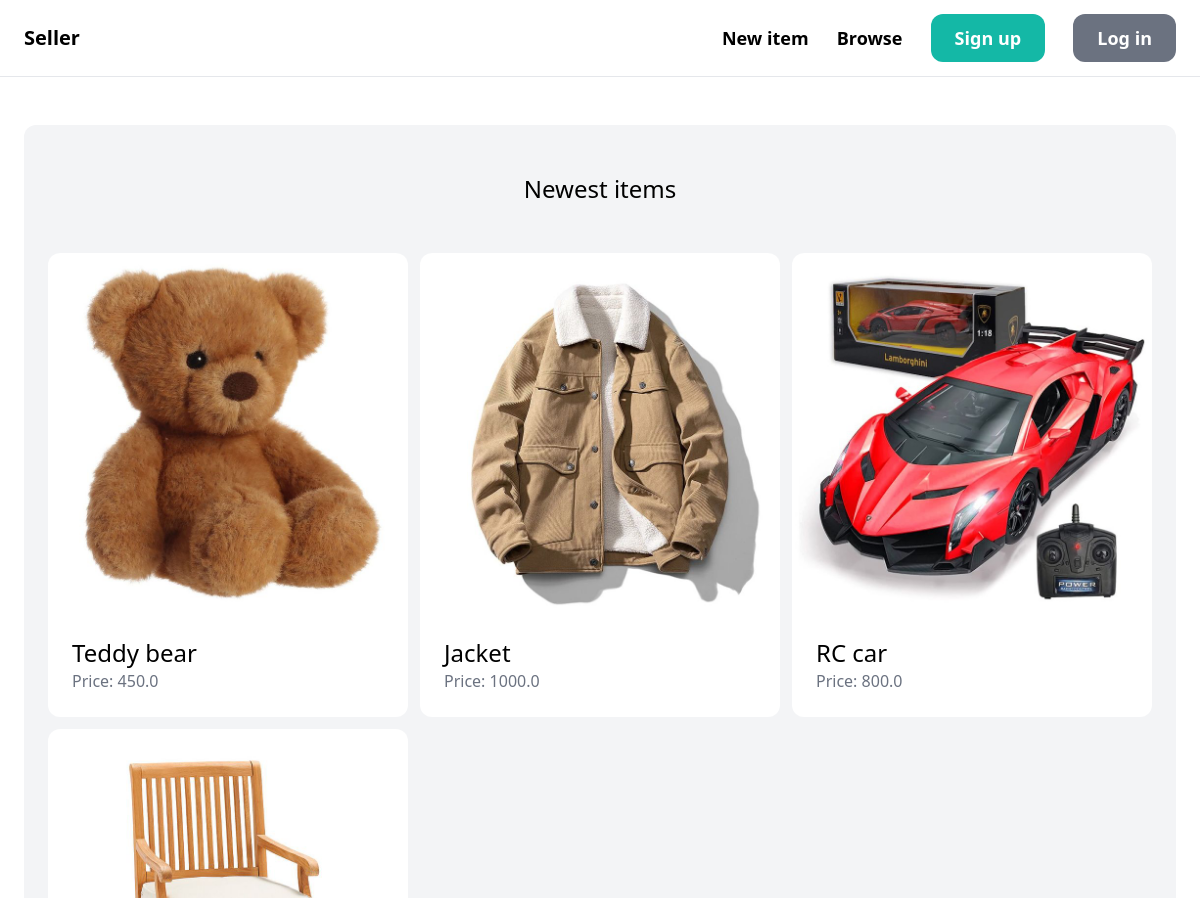
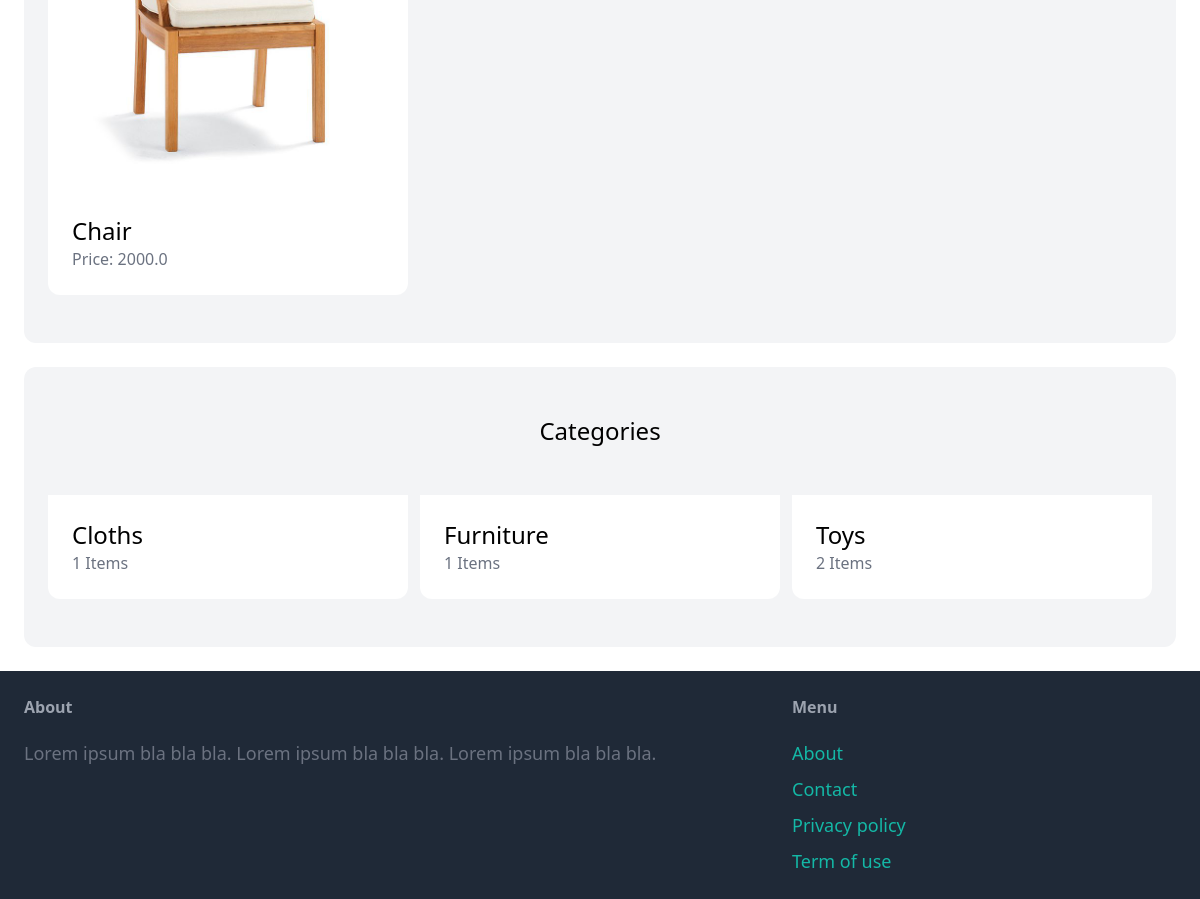
The page / on the database its author committed (2 pictures, top to bottom).
### item/models.py (models this page shows, shortened)
class Item(models.Model):
    category = models.ForeignKey(Category, related_name='items', on_delete=models.CASCADE)
    name = models.CharField(max_length=255)
    description = models.TextField(blank=True, null=True)
    price = models.FloatField()
    image = models.ImageField(upload_to='item_images')
    is_sold = models.BooleanField(default=False)
    created_by = models.ForeignKey(User, related_name='items', on_delete=models.CASCADE)
    created_at = models.DateTimeField(auto_now_add=True)

class Category(models.Model):
    name = models.CharField(max_length=255)
    class Meta:
        ordering = ('name',)
        verbose_name_plural = 'Categories'

### core/views.py (the view)
# urls.py: path('', views.index, name='index'),
def index(request):
    items = Item.objects.filter(is_sold=False)[0:6]
    categories = Category.objects.all()
    return render(request, 'core/index.html',{
        'categories': categories,
        'items': items,
    })

### core/templates/core/index.html (shortened to what this page needs)
{% extends 'core/base.html' %}
{% block content %}
<div class="mt-6 px-6 py-12 bg-gray-100 rounded-xl">
    <h2 class="mb-12 text-2xl text-center">Newest items</h2>
    <div class="grid grid-cols-3 gap-3">
        {% for item in items %}
        <div>
            <a href="{% url 'item:detail' item.id %}">
                <div>
                    <img src="{{ item.image.url }}" class="rounded-t-xl">
                </div>
                <div class="p-6 bg-white rounded-b-xl">
                    <h2 class="text-2xl">{{ item.name }}</h2>
                    <p class="text-gray-500">Price: {{ item.price }}</p>
                </div>
            </a>
        </div>
        {% endfor %}
    </div>
</div>
<div class="mt-6 px-6 py-12 bg-gray-100 rounded-xl">
    <h2 class="mb-12 text-2xl text-center">Categories</h2>
    <div class="grid grid-cols-3 gap-3">
        {% for category in categories %}
        <div>
            <a href="#">
                <div class="p-6 bg-white rounded-b-xl">
                    <h2 class="text-2xl">{{ category.name }}</h2>
                    <p class="text-gray-500">{{ category.items.count }} Items</p>
                </div>
            </a>
        </div>
        {% endfor %}
    </div>
</div>
{% endblock  %}

### core/templates/core/base.html (shortened to what this page needs)
<!doctype html>
<html>
<head>
    <script src="https://cdn.tailwindcss.com"></script>
</head>
<body>
    <nav class="py-6 px-6 flex justify-between items-center border-b border-grey-200">
        <a href="/" class="text-xl font-semibold">Seller</a>
        <div class="space-x-6">
            <a href="{% url 'item:new' %}" class="text-lg font-semibold hover:text-gray-500">New item</a>
            <a href="{% url 'item:items' %}" class="text-lg font-semibold hover:text-gray-500">Browse</a>
            {% if request.user.is_authenticated %}
            <a href="{% url 'core:profile' %}" class="text-lg font-semibold hover:text-gray-500">Profile</a>
            <a href="{% url 'conversation:inbox' %}" class="text-lg font-semibold hover:text-gray-500">Inbox</a>
            <a href="{% url 'dashboard:index' %}"
                class="px-6 py-3 text-lg font-semibold bg-gray-500 text-white rounded-xl hover:bg-gray-700">Dashboard</a>
            <a href="{% url 'core:logout_view' %}"
                class="px-6 py-3 text-lg font-semibold bg-red-500 text-white rounded-xl hover:bg-red-700">Log out</a>
            {% else %}
            <a href="{% url 'core:signup' %}"
                class="px-6 py-3 text-lg font-semibold bg-teal-500 text-white rounded-xl hover:bg-teal-700">Sign up</a>
            <a href="{% url 'core:login' %}"
                class="px-6 py-3 text-lg font-semibold bg-gray-500 text-white rounded-xl hover:bg-gray-700">Log in</a>
            {% endif %}
        </div>
    </nav>
    <div class="px-6 py-6">
        {% block content %}
        {% endblock %}
    </div>
    <footer class="py-6 px-6 flex justify-between bg-gray-800">
        <div class="w-2/3 pr-10">
            <h3 class="mb-5 font-semibold text-gray-400">About</h3>
            <p class="text-lg text-gray-500">Lorem ipsum bla bla bla. Lorem ipsum bla bla bla. Lorem ipsum bla bla bla.
            </p>
        </div>
        <div class="w-1/3 ">
            <h3 class="mb-5 font-semibold text-gray-400">Menu</h3>
            <ul class="space-y-2">
                <li><a href="#" class="text-lg text-teal-500 hover:text-teal-700">About</a></li>
                <li><a href="{% url 'core:contact' %}" class="text-lg text-teal-500 hover:text-teal-700">Contact</a>
                </li>
                <li><a href="#" class="text-lg text-teal-500 hover:text-teal-700">Privacy policy</a></li>
                <li><a href="#" class="text-lg text-teal-500 hover:text-teal-700">Term of use</a></li>
            </ul>
        </div>
    </footer>
</body>
</html>

### rows shown on the page
Item: image (picture), name "Teddy bear", price "450.0"
Item: image (picture), name "Jacket", price "1000.0"
Item: image (picture), name "RC car", price "800.0"
Item: image (picture), name "Chair", price "2000.0"
Category: name "Cloths", items.count "1"
Category: name "Furniture", items.count "1"
Category: name "Toys", items.count "2"
